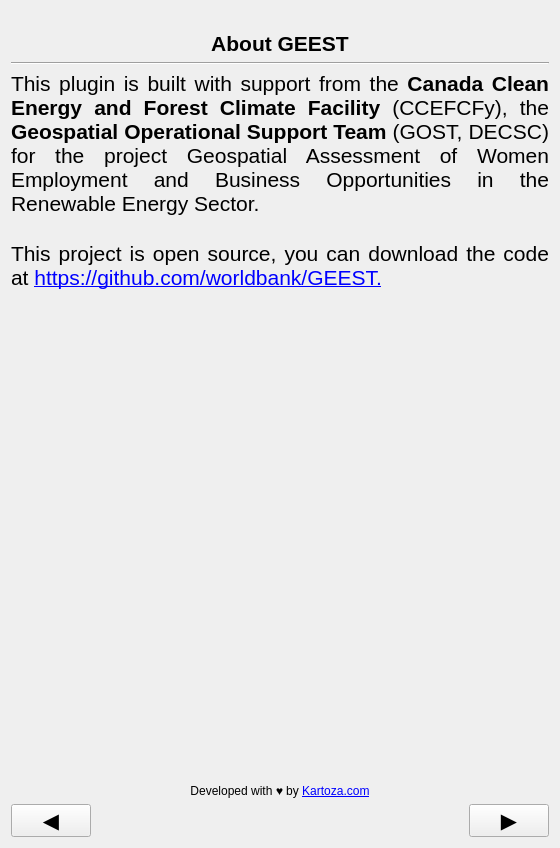
<?xml version="1.0" encoding="UTF-8"?>
<ui version="4.0">
 <class>SetupPanelBase</class>
 <widget class="QWidget" name="SetupPanelBase">
  <property name="geometry">
   <rect>
    <x>0</x>
    <y>0</y>
    <width>560</width>
    <height>848</height>
   </rect>
  </property>
  <property name="sizePolicy">
   <sizepolicy hsizetype="Expanding" vsizetype="Preferred">
    <horstretch>0</horstretch>
    <verstretch>0</verstretch>
   </sizepolicy>
  </property>
  <property name="windowTitle">
   <string>Form</string>
  </property>
  <layout class="QGridLayout" name="gridLayout">
   <item row="1" column="0">
    <widget class="QLabel" name="label_2">
     <property name="sizePolicy">
      <sizepolicy hsizetype="Expanding" vsizetype="Preferred">
       <horstretch>0</horstretch>
       <verstretch>0</verstretch>
      </sizepolicy>
     </property>
     <property name="text">
      <string>&lt;html&gt;&lt;head/&gt;&lt;body&gt;&lt;p align=&quot;center&quot;&gt;&lt;span style=&quot; font-size:16pt; font-weight:600;&quot;&gt;About GEEST&lt;/span&gt;&lt;/p&gt;&lt;/body&gt;&lt;/html&gt;</string>
     </property>
     <property name="textFormat">
      <enum>Qt::RichText</enum>
     </property>
     <property name="alignment">
      <set>Qt::AlignCenter</set>
     </property>
     <property name="wordWrap">
      <bool>true</bool>
     </property>
    </widget>
   </item>
   <item row="6" column="0">
    <layout class="QHBoxLayout" name="horizontalLayout">
     <item>
      <widget class="QPushButton" name="previous_button">
       <property name="sizePolicy">
        <sizepolicy hsizetype="Minimum" vsizetype="Minimum">
         <horstretch>0</horstretch>
         <verstretch>0</verstretch>
        </sizepolicy>
       </property>
       <property name="minimumSize">
        <size>
         <width>0</width>
         <height>0</height>
        </size>
       </property>
       <property name="font">
        <font>
         <pointsize>16</pointsize>
        </font>
       </property>
       <property name="text">
        <string>◀️</string>
       </property>
      </widget>
     </item>
     <item>
      <spacer name="horizontalSpacer">
       <property name="orientation">
        <enum>Qt::Horizontal</enum>
       </property>
       <property name="sizeHint" stdset="0">
        <size>
         <width>40</width>
         <height>20</height>
        </size>
       </property>
      </spacer>
     </item>
     <item>
      <widget class="QPushButton" name="next_button">
       <property name="sizePolicy">
        <sizepolicy hsizetype="Minimum" vsizetype="Fixed">
         <horstretch>0</horstretch>
         <verstretch>0</verstretch>
        </sizepolicy>
       </property>
       <property name="minimumSize">
        <size>
         <width>0</width>
         <height>0</height>
        </size>
       </property>
       <property name="font">
        <font>
         <pointsize>16</pointsize>
        </font>
       </property>
       <property name="text">
        <string>▶️</string>
       </property>
      </widget>
     </item>
    </layout>
   </item>
   <item row="3" column="0">
    <widget class="QLabel" name="description">
     <property name="sizePolicy">
      <sizepolicy hsizetype="Expanding" vsizetype="Preferred">
       <horstretch>0</horstretch>
       <verstretch>0</verstretch>
      </sizepolicy>
     </property>
     <property name="text">
      <string>&lt;html&gt;&lt;head/&gt;&lt;body&gt;&lt;p&gt;&lt;span style=&quot; font-size:16pt;&quot;&gt;This plugin is built with support from the &lt;/span&gt;&lt;span style=&quot; font-size:16pt; font-weight:600;&quot;&gt;Canada Clean Energy and Forest Climate Facility&lt;/span&gt;&lt;span style=&quot; font-size:16pt;&quot;&gt; (CCEFCFy), the &lt;/span&gt;&lt;span style=&quot; font-size:16pt; font-weight:600;&quot;&gt;Geospatial Operational Support Team&lt;/span&gt;&lt;span style=&quot; font-size:16pt;&quot;&gt; (GOST, DECSC) for the project Geospatial Assessment of Women Employment and Business Opportunities in the Renewable Energy Sector. &lt;br/&gt;&lt;/span&gt;&lt;/p&gt;&lt;p&gt;&lt;span style=&quot; font-size:16pt;&quot;&gt;This project is open source, you can download the code at &lt;/span&gt;&lt;a href=&quot;https://github.com/worldbank/GEEST&quot;&gt;&lt;span style=&quot; font-size:16pt; text-decoration: underline; color:#0000ff;&quot;&gt;https://github.com/worldbank/GEEST.&lt;/span&gt;&lt;/a&gt;&lt;span style=&quot; font-size:16pt;&quot;&gt;&lt;br/&gt;&lt;/span&gt;&lt;/p&gt;&lt;p&gt;&lt;br/&gt;&lt;/p&gt;&lt;/body&gt;&lt;/html&gt;</string>
     </property>
     <property name="textFormat">
      <enum>Qt::RichText</enum>
     </property>
     <property name="alignment">
      <set>Qt::AlignJustify|Qt::AlignVCenter</set>
     </property>
     <property name="wordWrap">
      <bool>true</bool>
     </property>
    </widget>
   </item>
   <item row="2" column="0">
    <widget class="Line" name="line">
     <property name="sizePolicy">
      <sizepolicy hsizetype="Expanding" vsizetype="Fixed">
       <horstretch>0</horstretch>
       <verstretch>0</verstretch>
      </sizepolicy>
     </property>
     <property name="orientation">
      <enum>Qt::Horizontal</enum>
     </property>
    </widget>
   </item>
   <item row="0" column="0">
    <widget class="QLabel" name="banner_label">
     <property name="sizePolicy">
      <sizepolicy hsizetype="Expanding" vsizetype="Preferred">
       <horstretch>0</horstretch>
       <verstretch>0</verstretch>
      </sizepolicy>
     </property>
     <property name="text">
      <string/>
     </property>
     <property name="pixmap">
      <pixmap>../resources/geest-banner.png</pixmap>
     </property>
     <property name="scaledContents">
      <bool>true</bool>
     </property>
    </widget>
   </item>
   <item row="4" column="0">
    <spacer name="verticalSpacer">
     <property name="orientation">
      <enum>Qt::Vertical</enum>
     </property>
     <property name="sizeType">
      <enum>QSizePolicy::Expanding</enum>
     </property>
     <property name="sizeHint" stdset="0">
      <size>
       <width>20</width>
       <height>318</height>
      </size>
     </property>
    </spacer>
   </item>
   <item row="5" column="0">
    <widget class="QLabel" name="label">
     <property name="text">
      <string>&lt;html&gt;&lt;head/&gt;&lt;body&gt;&lt;p align=&quot;center&quot;&gt;Developed with ♥️ by &lt;a href=&quot;https://kartoza.com&quot;&gt;&lt;span style=&quot; text-decoration: underline; color:#0000ff;&quot;&gt;Kartoza.com&lt;/span&gt;&lt;/a&gt;&lt;/p&gt;&lt;/body&gt;&lt;/html&gt;</string>
     </property>
     <property name="textFormat">
      <enum>Qt::RichText</enum>
     </property>
     <property name="wordWrap">
      <bool>true</bool>
     </property>
    </widget>
   </item>
  </layout>
 </widget>
 <resources/>
 <connections/>
</ui>
